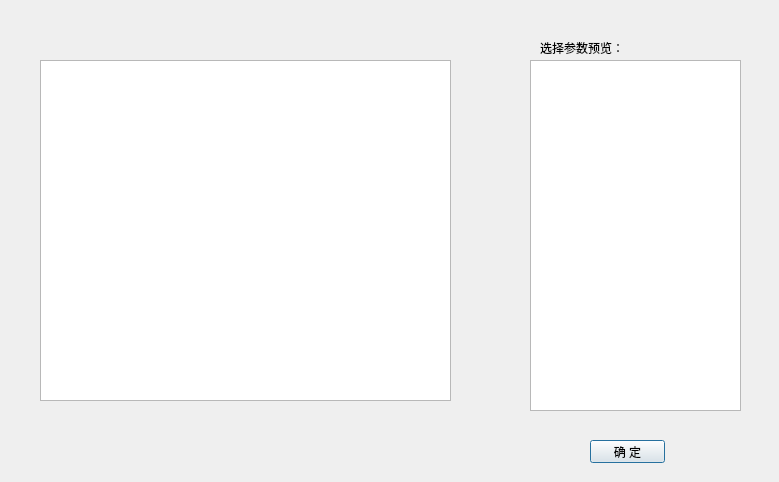
<ui version="4.0" >
 <class>GraphicFindClass</class>
 <widget class="QDialog" name="GraphicFindClass" >
  <property name="geometry" >
   <rect>
    <x>0</x>
    <y>0</y>
    <width>779</width>
    <height>482</height>
   </rect>
  </property>
  <property name="windowTitle" >
   <string>GraphicFind</string>
  </property>
  <widget class="QGraphicsView" name="graphicsView" >
   <property name="geometry" >
    <rect>
     <x>40</x>
     <y>60</y>
     <width>411</width>
     <height>341</height>
    </rect>
   </property>
  </widget>
  <widget class="QListWidget" name="listWidget" >
   <property name="geometry" >
    <rect>
     <x>530</x>
     <y>60</y>
     <width>211</width>
     <height>351</height>
    </rect>
   </property>
  </widget>
  <widget class="QLabel" name="label" >
   <property name="geometry" >
    <rect>
     <x>540</x>
     <y>40</y>
     <width>101</width>
     <height>16</height>
    </rect>
   </property>
   <property name="text" >
    <string>选择参数预览：</string>
   </property>
  </widget>
  <widget class="QPushButton" name="okBtn" >
   <property name="geometry" >
    <rect>
     <x>590</x>
     <y>440</y>
     <width>75</width>
     <height>23</height>
    </rect>
   </property>
   <property name="text" >
    <string>确 定</string>
   </property>
  </widget>
 </widget>
 <layoutdefault spacing="6" margin="11" />
 <resources/>
 <connections/>
</ui>
